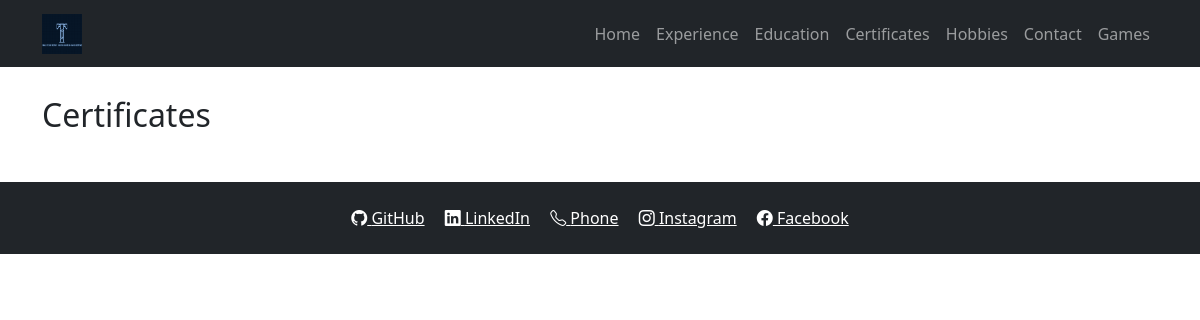
/certificates/, run on an earlier commit of the app's database.
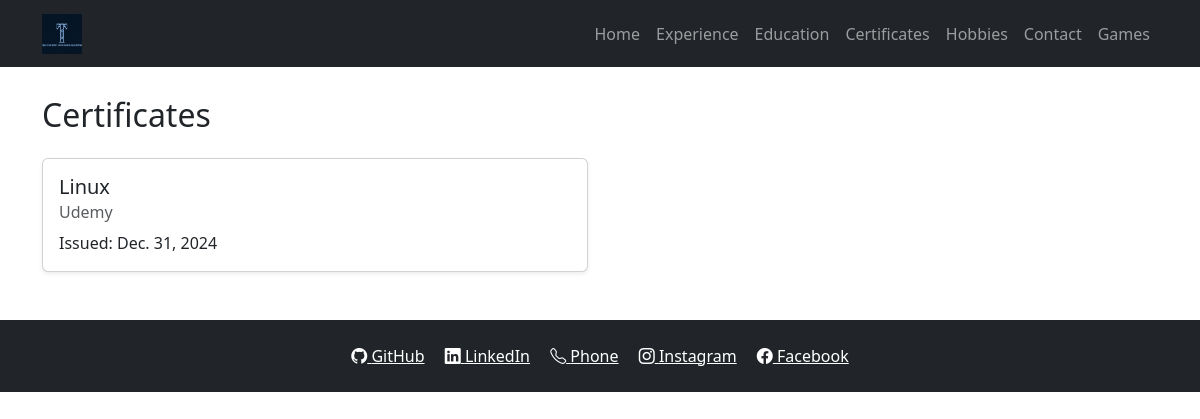
And on a later commit of the database.
### certificates/models.py (models this page shows, shortened)
class Certificate(models.Model):
    title = models.CharField(max_length=100)
    issuer = models.CharField(max_length=100)
    issue_date = models.DateField()
    certificate_url = models.URLField(blank=True)
    file = models.FileField(upload_to='certificates/', blank=True)

### certificates/views.py (the view)
# urls.py: path('', views.home, name='certificates-home'),
def home(request):
    certificates = Certificate.objects.all()
    return render(request, 'certificates/home.html', {'certificates': certificates})

### certificates/templates/certificates/home.html (shortened to what this page needs)
{% extends "base.html" %}
{% block content %}
<h2 class="mb-4">Certificates</h2>
<div class="row row-cols-1 row-cols-md-2 g-4">
    {% for cert in certificates %}
    <div class="col">
        <div class="card shadow-sm">
            <div class="card-body">
                <h5 class="card-title">{{ cert.title }}</h5>
                <h6 class="card-subtitle mb-2 text-muted">{{ cert.issuer }}</h6>
                <p class="card-text">Issued: {{ cert.issue_date }}</p>
            </div>
        </div>
    </div>
    {% endfor %}
</div>
{% endblock %}

What changed in the data, as far as the page shows it:
added Certificate: title "Linux", issuer "Udemy", issue_date "Dec. 31, 2024"
